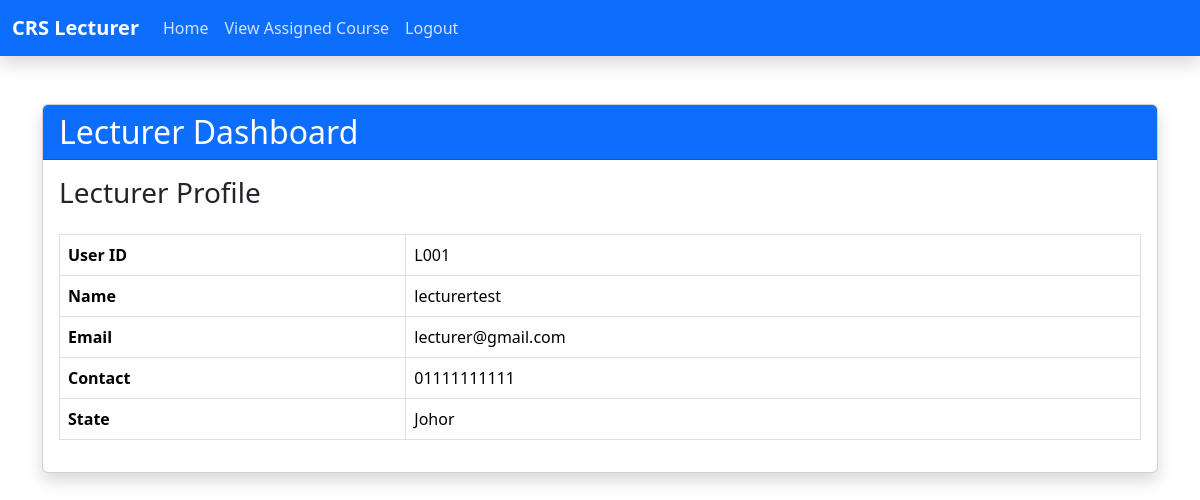
/lecturerDashboard.php (signed in), run on the app's committed database.
### tables this page shows
CREATE TABLE `tb_user` (
  `u_sno` varchar(10) NOT NULL,
  `u_pwd` varchar(128) NOT NULL,
  `u_email` varchar(40) NOT NULL,
  `u_name` varchar(150) NOT NULL,
  `u_contact` varchar(12) NOT NULL,
  `u_state` varchar(20) NOT NULL,
  `u_reg` timestamp NULL DEFAULT NULL,
  `u_utype` int(11) NOT NULL
);

### lecturerDashboard.php (the view, shortened to what this page needs)
<?php
include('lecturerNav.php');
include ('dbconnect.php');
$user_id = $_SESSION['funame'];
$query = "SELECT * FROM tb_user WHERE u_sno = ?";
$stmt = $con->prepare($query);
$stmt->bind_param("s", $user_id);
$stmt->execute();
$result = $stmt->get_result();
$user_data = $result->fetch_assoc();
?>
<div class="container mt-5">
    <div class="card shadow">
        <div class="card-header bg-primary text-white">
            <h2 class="card-title mb-0">Lecturer Dashboard</h2>
        </div>
        <div class="card-body">
            <h3 class="mb-4">Lecturer Profile</h3>
            <table class="table table-bordered table-hover">
                <tbody>
                    <tr>
                        <th scope="row">User ID</th>
                        <td><?php echo $user_data['u_sno']; ?></td>
                    </tr>
                    <tr>
                        <th scope="row">Name</th>
                        <td><?php echo $user_data['u_name']; ?></td>
                    </tr>
                    <tr>
                        <th scope="row">Email</th>
                        <td><?php echo $user_data['u_email']; ?></td>
                    </tr>
                    <tr>
                        <th scope="row">Contact</th>
                        <td><?php echo $user_data['u_contact']; ?></td>
                    </tr>
                    <tr>
                        <th scope="row">State</th>
                        <td><?php echo $user_data['u_state']; ?></td>
                    </tr>
                </tbody>
            </table>
        </div>
    </div>
</div>
</body>
</html>

### data on the page
tb_user: u_sno "L001", u_name "lecturertest", u_email "lecturer@gmail.com", u_contact "01111111111", u_state "Johor"
